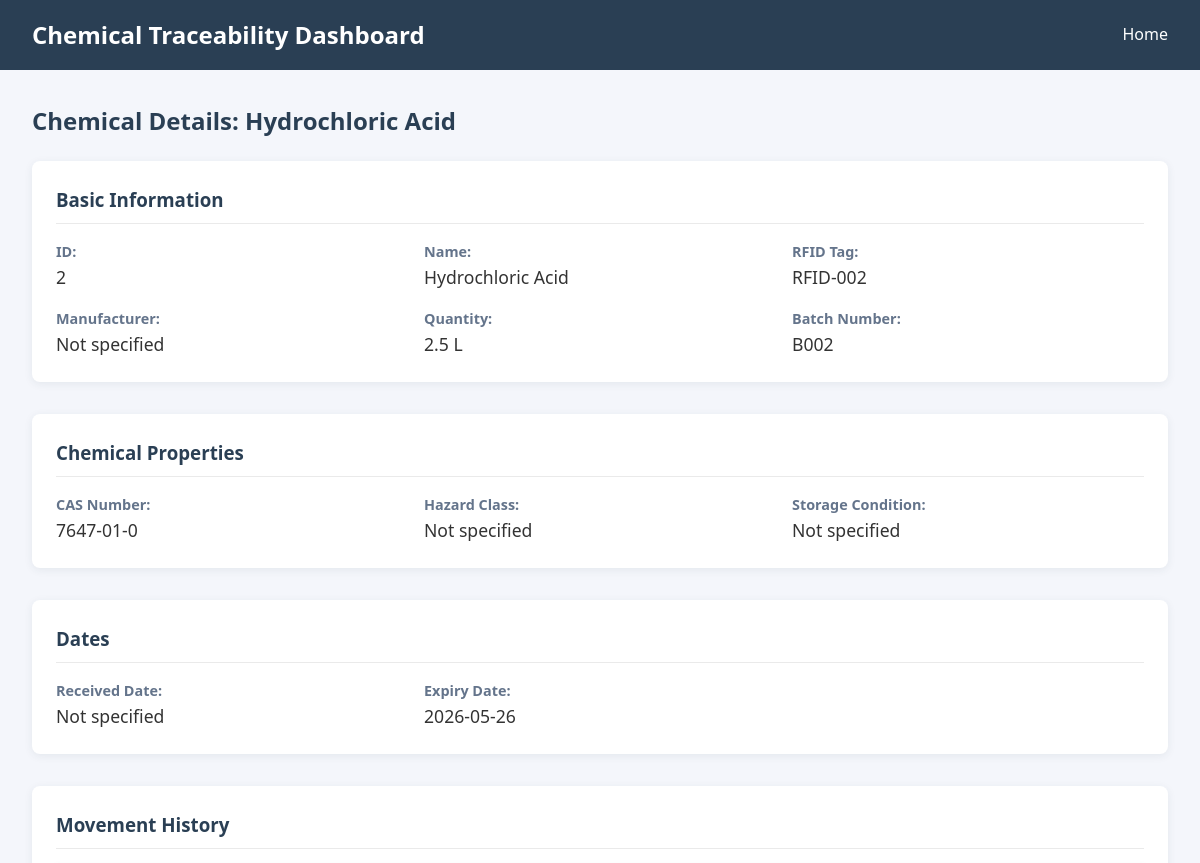
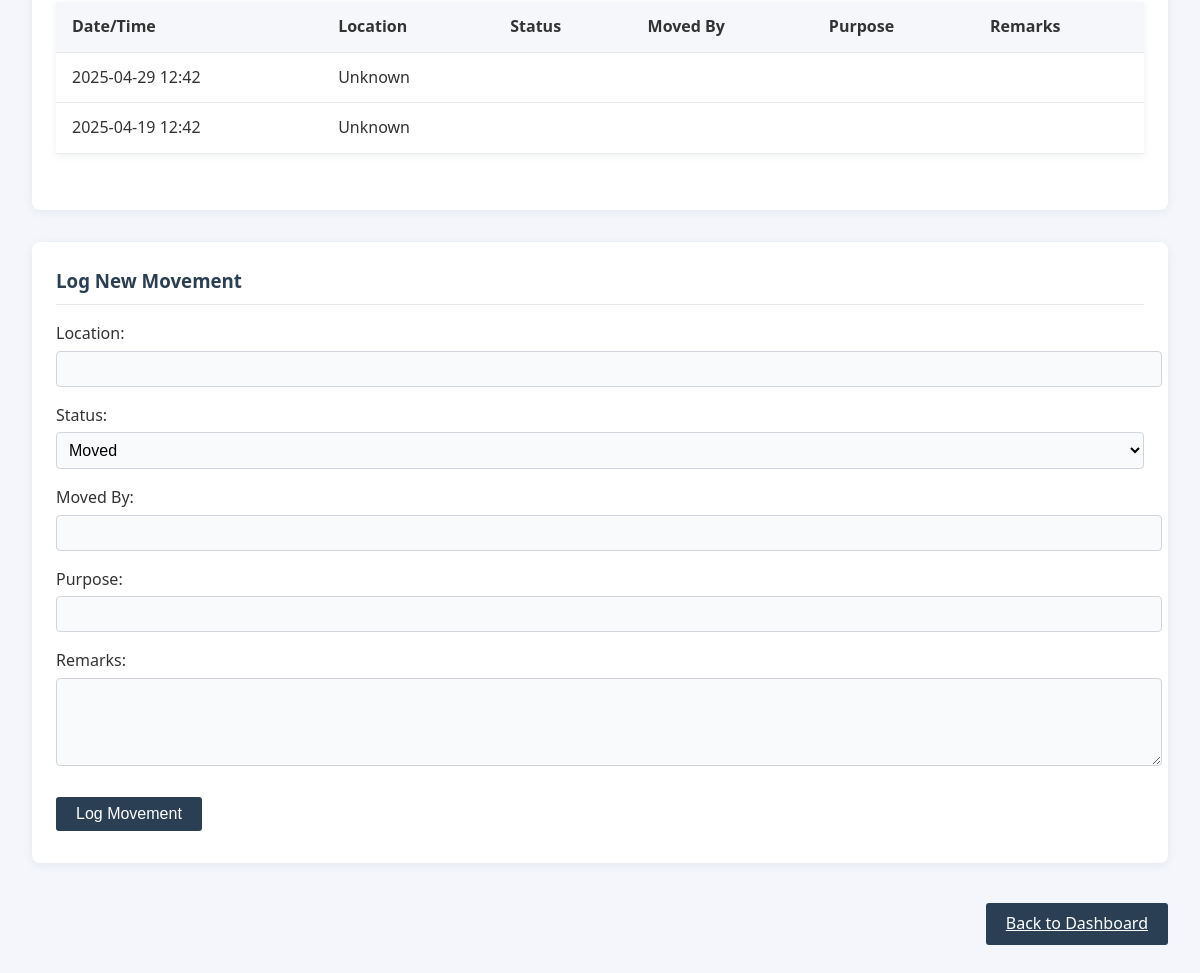
Screenshot of /chemical/2 with the database file from the repository (2 pictures, top to bottom).
### app/models.py (models this page shows)
class Chemical(db.Model):
    id = db.Column(db.Integer, primary_key=True)
    name = db.Column(db.String(80), nullable=False)
    rfid_tag = db.Column(db.String(120), unique=True, nullable=False)
    manufacturer = db.Column(db.String(100), nullable=True)
    quantity = db.Column(db.Float, nullable=True)
    unit = db.Column(db.String(20), nullable=True)
    expiry_date = db.Column(db.Date, nullable=True)
    storage_condition = db.Column(db.String(100), nullable=True)
    received_date = db.Column(db.Date, nullable=True)
    batch_number = db.Column(db.String(50), nullable=True)
    hazard_class = db.Column(db.String(50), nullable=True)
    cas_number = db.Column(db.String(50), nullable=True)
    description = db.Column(db.Text, nullable=True)
    current_location = db.Column(db.String(120), nullable=False, default='Storage')

class MovementLog(db.Model):
    id = db.Column(db.Integer, primary_key=True)
    tag_id = db.Column(db.String(120), nullable=False)
    location = db.Column(db.String(120), nullable=False)
    timestamp = db.Column(db.DateTime, nullable=False)
    moved_by = db.Column(db.String(100), nullable=True)
    purpose = db.Column(db.String(200), nullable=True)
    status = db.Column(db.String(50), nullable=True)
    remarks = db.Column(db.Text, nullable=True)

### app/routes/dashboard.py (the view)
@dashboard_bp.route('/chemical/<int:chemical_id>')
def chemical_detail(chemical_id):
    chemical = Chemical.query.get_or_404(chemical_id)
    movement_logs = MovementLog.query.filter_by(tag_id=chemical.rfid_tag).order_by(MovementLog.timestamp.desc()).all()
    return render_template('chemical_detail.html', chemical=chemical, logs=movement_logs)

### app/templates/chemical_detail.html (shortened to what this page needs)
{% extends "base.html" %}
{% block content %}
<div class="chemical-detail">
    <h2>Chemical Details: {{ chemical.name }}</h2>
    <div class="detail-section">
        <h3>Basic Information</h3>
        <div class="detail-grid">
            <div class="detail-item">
                <span class="label">ID:</span>
                <span class="value">{{ chemical.id }}</span>
            </div>
            <div class="detail-item">
                <span class="label">Name:</span>
                <span class="value">{{ chemical.name }}</span>
            </div>
            <div class="detail-item">
                <span class="label">RFID Tag:</span>
                <span class="value">{{ chemical.rfid_tag }}</span>
            </div>
            <div class="detail-item">
                <span class="label">Manufacturer:</span>
                <span class="value">{{ chemical.manufacturer if chemical.manufacturer else 'Not specified' }}</span>
            </div>
            <div class="detail-item">
                <span class="label">Quantity:</span>
                <span class="value">{{ chemical.quantity if chemical.quantity else 'Not specified' }} {{ chemical.unit if chemical.unit else '' }}</span>
            </div>
            <div class="detail-item">
                <span class="label">Batch Number:</span>
                <span class="value">{{ chemical.batch_number if chemical.batch_number else 'Not specified' }}</span>
            </div>
        </div>
    </div>
    <div class="detail-section">
        <h3>Chemical Properties</h3>
        <div class="detail-grid">
            <div class="detail-item">
                <span class="label">CAS Number:</span>
                <span class="value">{{ chemical.cas_number if chemical.cas_number else 'Not specified' }}</span>
            </div>
            <div class="detail-item">
                <span class="label">Hazard Class:</span>
                <span class="value">{{ chemical.hazard_class if chemical.hazard_class else 'Not specified' }}</span>
            </div>
            <div class="detail-item">
                <span class="label">Storage Condition:</span>
                <span class="value">{{ chemical.storage_condition if chemical.storage_condition else 'Not specified' }}</span>
            </div>
        </div>
    </div>
    <div class="detail-section">
        <h3>Dates</h3>
        <div class="detail-grid">
            <div class="detail-item">
                <span class="label">Received Date:</span>
                <span class="value">{{ chemical.received_date if chemical.received_date else 'Not specified' }}</span>
            </div>
            <div class="detail-item">
                <span class="label">Expiry Date:</span>
                <span class="value">{{ chemical.expiry_date if chemical.expiry_date else 'Not specified' }}</span>
            </div>
        </div>
    </div>
    <div class="detail-section">
        <h3>Movement History</h3>
        {% if logs %}
        <table>
            <tr>
                <th>Date/Time</th>
                <th>Location</th>
                <th>Status</th>
                <th>Moved By</th>
                <th>Purpose</th>
                <th>Remarks</th>
            </tr>
            {% for log in logs %}
            <tr>
                <td>{{ log.timestamp.strftime('%Y-%m-%d %H:%M') }}</td>
                <td>{{ log.location }}</td>
                <td>{{ log.status if log.status else '' }}</td>
                <td>{{ log.moved_by if log.moved_by else '' }}</td>
                <td>{{ log.purpose if log.purpose else '' }}</td>
                <td>{{ log.remarks if log.remarks else '' }}</td>
            </tr>
            {% endfor %}
        </table>
        {% else %}
        <p>No movement logs found for this chemical.</p>
        {% endif %}
    </div>
    <div class="detail-section">
        <h3>Log New Movement</h3>
        <form method="POST" action="{{ url_for('main.log_event') }}" id="movementForm">
            <div class="form-row">
                <label for="location">Location:</label>
                <input type="text" id="location" name="location" required>
            </div>
            <div class="form-row">
                <label for="status">Status:</label>
                <select id="status" name="status">
                    <option value="Moved">Moved</option>
                </select>
            </div>
            <div class="form-row">
                <label for="moved_by">Moved By:</label>
                <input type="text" id="moved_by" name="moved_by">
            </div>
            <div class="form-row">
                <label for="purpose">Purpose:</label>
                <input type="text" id="purpose" name="purpose">
            </div>
            <div class="form-row">
                <label for="remarks">Remarks:</label>
                <textarea id="remarks" name="remarks"></textarea>
            </div>
            <button type="submit" class="button">Log Movement</button>
        </form>
    </div>
    <div class="actions">
        <a href="{{ url_for('dashboard_bp.dashboard') }}" class="button">Back to Dashboard</a>
    </div>
</div>
{% endblock %}

### app/static/style.css (style rules this page uses)
body { font-family: 'Segoe UI', Arial, sans-serif; background: #f4f6fb; margin: 0; padding: 0; color: #333; line-height: 1.6; }
h2 { color: #2a3f54; margin-top: 0; }
table { width: 100%; border-collapse: collapse; background: #fff; box-shadow: 0 2px 8px rgba(44,62,80,0.08); margin-bottom: 2rem; }
th, td { padding: 0.75rem 1rem; border-bottom: 1px solid #eaeaea; text-align: left; }
th { background: #f5f7fa; font-weight: 600; }
.button { background: #2a3f54; color: #fff; border: none; padding: 0.5rem 1.25rem; border-radius: 3px; cursor: pointer; font-size: 1rem; margin: 0.5rem 0; transition: background 0.2s; }
.chemical-detail { max-width: 1200px; margin: 0 auto; }
.detail-section { background: #fff; border-radius: 8px; box-shadow: 0 2px 8px rgba(44,62,80,0.08); padding: 1.5rem; margin-bottom: 2rem; }
.detail-section h3 { color: #2a3f54; margin-top: 0; margin-bottom: 1rem; border-bottom: 1px solid #eaeaea; padding-bottom: 0.5rem; }
.detail-grid { display: grid; grid-template-columns: repeat(auto-fill, minmax(300px, 1fr)); gap: 1rem; }
.detail-item { display: flex; flex-direction: column; }
.detail-item .label { font-weight: 600; color: #64748b; font-size: 0.9rem; }
.detail-item .value { font-size: 1.1rem; }
.form-row { margin-bottom: 1rem; }
.form-row label { display: block; margin-bottom: 0.25rem; font-weight: 500; }
.form-row input, .form-row select, .form-row textarea { width: 100%; padding: 0.5rem; border: 1px solid #d1d5db; border-radius: 4px; font-size: 1rem; background: #f8fafc; }
.form-row textarea { min-height: 70px; }
.actions { margin-top: 2rem; display: flex; justify-content: flex-end; }

### rows the page displays
Chemical: name "Hydrochloric Acid", id "2", rfid_tag "RFID-002", manufacturer "Not specified", quantity "2.5", unit "L", batch_number "B002", cas_number "7647-01-0", hazard_class "Not specified", storage_condition "Not specified", received_date "Not specified", expiry_date "2026-05-26"
MovementLog: timestamp "2025-04-29 12:42", location "Unknown"
MovementLog: timestamp "2025-04-19 12:42", location "Unknown"
